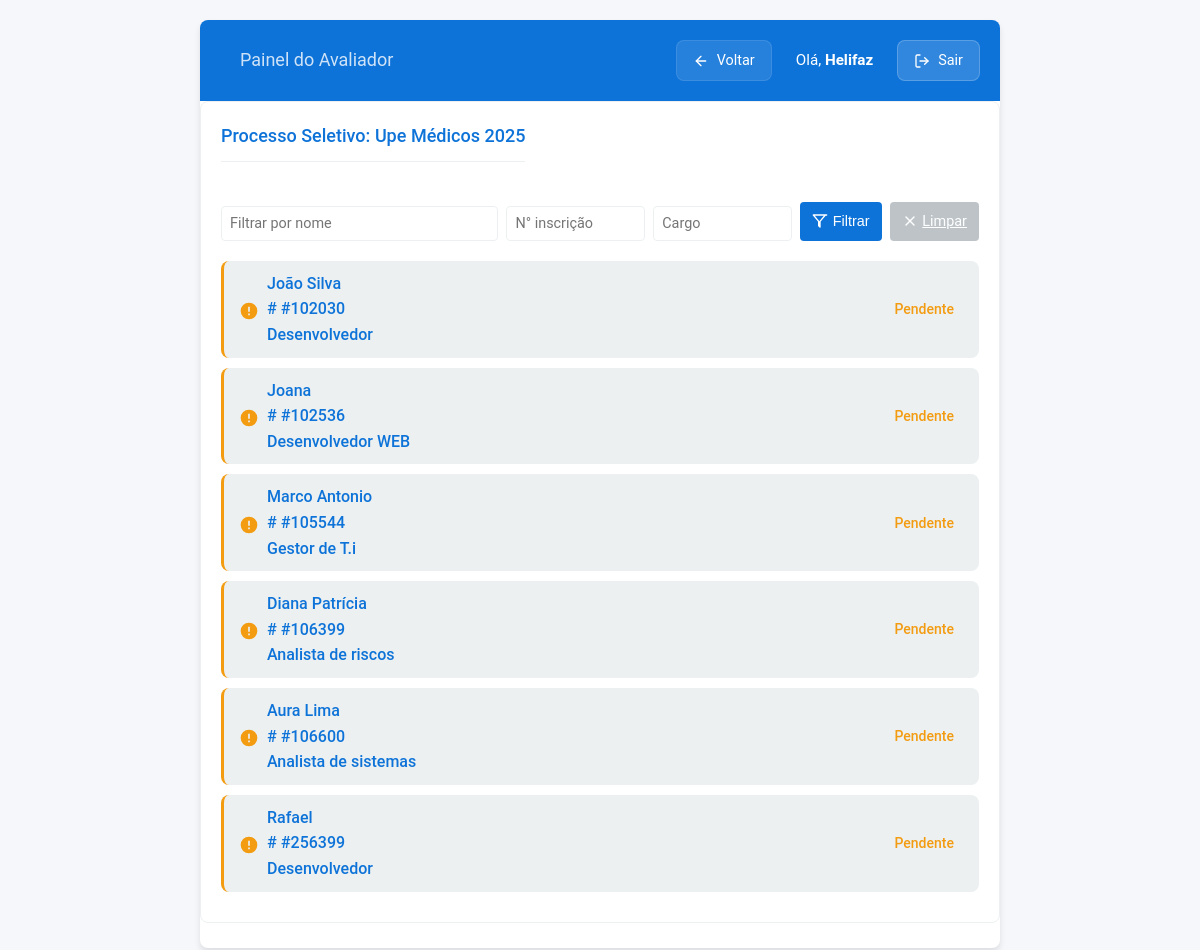
/painel/2/ (signed in), run on the app's committed database.
### analise_curricular/models.py (models this page shows, shortened)
class Selecao(models.Model):
    nome = models.CharField(max_length=200, unique=True, verbose_name="Nome da Seleção")
    descricao = models.TextField(blank=True, verbose_name="Descrição")
    ativa = models.BooleanField(default=True, verbose_name="Ativa para Avaliação")
    class Meta:
        verbose_name = "Seleção"
        verbose_name_plural = "Seleções"
        ordering = ['nome']

class Candidato(models.Model):
    SIM_NAO_CHOICES = [
        ('Sim', 'Sim'),
        ('Nao', 'Não'),
    ]
    selecao = models.ForeignKey(
        Selecao,
        on_delete=models.SET_NULL,
        null=True,
        blank=True,
        related_name='candidatos_da_selecao',
        verbose_name="Seleção"
    )
    nome = models.CharField(max_length=255, verbose_name="Nome do Candidato")
    inscricao = models.CharField(max_length=50, unique=True, verbose_name="Número de Inscrição")
    cargo = models.CharField(max_length=100, verbose_name="Cargo/Função")
    pontuacao = models.IntegerField(
        default=0,
        verbose_name="Pontuação"
    )
    data_importacao = models.DateField(
        auto_now_add=True,
        verbose_name="Data da Importação"
    )
    data_analisado = models.DateTimeField(
        null=True,
        blank=True
    )
    avaliador_analise = models.ForeignKey(
        User,
        null=True,
        blank=True,
        on_delete=models.SET_NULL,
        related_name='avaliacoes_feitas'
    )
    analisado = models.BooleanField(
        default=False,
        verbose_name="Analisado"
    )
    respostas_dinamicas = JSONField(default=dict, blank=True, null=True)
    declarou_deficiencia = models.CharField(
        max_length=3,
        choices=SIM_NAO_CHOICES,
        default='Nao', # Valor padrão, pode ser ajustado
        verbose_name="Declarou que possui deficiência?"
    )
    tipo_deficiencia = models.TextField(
        blank=True,
        null=True,
        verbose_name="Tipo de Deficiência"
    )
    class Meta:
        verbose_name = "Candidato"
        verbose_name_plural = "Candidatos"
        ordering = ['nome', 'cargo']

### analise_curricular/views.py (the view)
# urls.py: path('painel/<int:selecao_id>/', views.painel_avaliador, name='painel_avaliador'),
@login_required
def painel_avaliador(request, selecao_id):
    selecao = get_object_or_404(Selecao, pk=selecao_id)
    candidatos = Candidato.objects.filter(selecao=selecao).order_by('inscricao')
    nome_filtro = request.GET.get('nome_filtro')
    inscricao_filtro = request.GET.get('inscricao')
    cargo_filtro = request.GET.get('cargo')
    if nome_filtro:
        candidatos = candidatos.filter(nome__icontains=nome_filtro)
    if inscricao_filtro:
        inscricao_limpa = ''.join(c for c in inscricao_filtro if c.isdigit())
        candidatos = candidatos.filter(inscricao__endswith=inscricao_limpa)
    if cargo_filtro:
        candidatos = candidatos.filter(cargo__icontains=cargo_filtro)
    context = {
        'selecao': selecao,
        'candidatos': candidatos,
        'todos_avaliados': not candidatos.filter(analisado=False).exists()
    }
    return render(request, 'Registration/painel_avaliador.html', context)

### analise_curricular/templates/Registration/painel_avaliador.html (shortened to what this page needs)
{% load static %}
<!DOCTYPE html>
<html lang="pt-br">
<head>
    <link rel="stylesheet" href="{% static 'CSS/style.css' %}">
</head>
<body>
    <div class="app-container">
        <header class="app-header">
            <div class="header-content">
                <h1>
                    <span class="selection-name">Painel do Avaliador</span>
                </h1>
             <div class="user-info">
    <a href="{% url 'selecionar_selecao' %}" class="back-button">
        <svg xmlns="http://www.w3.org/2000/svg" width="16" height="16" viewBox="0 0 24 24" fill="none" stroke="currentColor" stroke-width="2" stroke-linecap="round" stroke-linejoin="round">
            <path d="M19 12H5"></path>
            <path d="M12 19l-7-7 7-7"></path>
        </svg>
        Voltar
    </a>
    <span class="welcome-message">Olá, <strong>{{ request.user.username }}</strong></span>
    <a href="{% url 'logout' %}" class="logout-button">
        Sair
    </a>
</div>
            </div>
        </header>
        <main class="main-content">
            <section class="evaluation-section">
                <div class="section-header">
                    <h2 class="section-title">
                        Processo Seletivo: {{ selecao.nome }}
                    </h2>
                    <div class="candidate-counter">
                    </div>
                </div>
                <form method="get" class="filter-form compact">
                <div class="filter-grid">
                    <div class="filter-group">
                        <input type="text" id="nome_filtro" name="nome_filtro" value="{{ request.GET.nome_filtro }}" placeholder="Filtrar por nome">
                    </div>
                    <div class="filter-group">
                    <input type="text"
                        id="inscricao"
                        name="inscricao"
                        value="{{ request.GET.inscricao|default:''|slice:'2:' }}"
                        placeholder="N° inscrição"
                        oninput="this.value = this.value.replace(/\D/g, '')">
                    </div>
                    <div class="filter-group">
                        <input type="text" id="cargo" name="cargo" value="{{ request.GET.cargo }}" placeholder="Cargo">
                    </div>
                    <div class="filter-actions">
                        <button type="submit" class="filter-button" title="Aplicar filtros">
                            <svg xmlns="http://www.w3.org/2000/svg" width="16" height="16" viewBox="0 0 24 24" fill="none" stroke="currentColor" stroke-width="2" stroke-linecap="round" stroke-linejoin="round">
                                <polygon points="22 3 2 3 10 12.46 10 19.19 12 21.19 12 12.46 20 3"></polygon>
                            </svg>
                            <span class="mobile-hidden">Filtrar</span>
                        </button>
                        <a href="{% url 'painel_avaliador' selecao.id %}" class="filter-button neutral" title="Limpar filtros">
                            <svg xmlns="http://www.w3.org/2000/svg" width="16" height="16" viewBox="0 0 24 24" fill="none" stroke="currentColor" stroke-width="2" stroke-linecap="round" stroke-linejoin="round">
                                <line x1="18" y1="6" x2="6" y2="18"></line>
                                <line x1="6" y1="6" x2="18" y2="18"></line>
                            </svg>
                            <span class="mobile-hidden">Limpar</span>
                        </a>
                    </div>
                </div>
            </form>
              <div class="candidates-container">
                {% if candidatos %}
                    <ul class="document-list">
                        {% for candidato in candidatos %}
                            <li class="candidate-item {% if candidato.analisado %}evaluated{% else %}pending{% endif %}">
                                <a href="{% url 'analisar_candidato' candidato.id %}" class="document-link">
                                    <span class="document-icon">
                                        {% if candidato.analisado %}
                                            <svg width="20" height="20" viewBox="0 0 24 24">
                                                <path fill="var(--success-color)" d="M9 16.17L4.83 12l-1.42 1.41L9 19 21 7l-1.41-1.41L9 16.17z"/>
                                            </svg>
                                        {% else %}
                                            <svg width="20" height="20" viewBox="0 0 24 24">
                                                <path fill="var(--warning-color)" d="M13 13h-2V7h2m0 10h-2v-2h2m-1-13a10 10 0 0 0-10 10 10 10 0 0 0 10 10 10 10 0 0 0 10-10 10 10 0 0 0-10-10z"/>
                                            </svg>
                                        {% endif %}
                                    </span>
                                    <div class="candidate-info">
                                        <span class="candidate-name">{{ candidato.nome }}</span>
                                        <div class="candidate-meta">
                                            <span class="candidate-inscription">#{{ candidato.inscricao }}</span>
                                            <span class="candidate-position">{{ candidato.cargo }}</span>
                                        </div>
                                    </div>
                                    <span class="status-text">
                                        {% if candidato.analisado %}
                                            Avaliado em {{ candidato.data_analisado|date:"d/m/Y H:i" }}
                                        {% else %}
                                            Pendente
                                        {% endif %}
                                    </span>
                                </a>
                            </li>
                        {% endfor %}
                    </ul>
                {% endif %}
            </div>
            </section>
        </main>
    </div>
</body>
</html>

### data on the page
Selecao: nome "Upe Médicos 2025"
Candidato: analisado False (drawn), nome "João Silva", inscricao "102030", cargo "Desenvolvedor"
Candidato: analisado False (drawn), nome "Joana", inscricao "102536", cargo "Desenvolvedor WEB"
Candidato: analisado False (drawn), nome "Marco Antonio", inscricao "105544", cargo "Gestor de T.i"
Candidato: analisado False (drawn), nome "Diana Patrícia", inscricao "106399", cargo "Analista de riscos"
Candidato: analisado False (drawn), nome "Aura Lima", inscricao "106600", cargo "Analista de sistemas"
Candidato: analisado False (drawn), nome "Rafael", inscricao "256399", cargo "Desenvolvedor"

### other printed values
{{ request.user.username }} "Helifaz"
